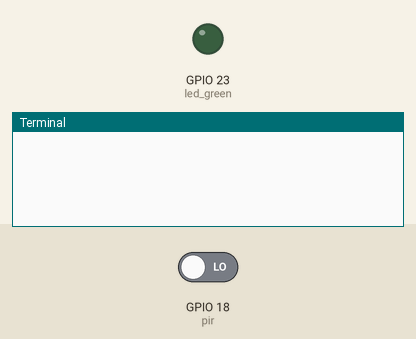
This program was run on a simulated Raspberry Pi (BCM pin numbers). On the bench: output pins drawn as LEDs (lit = HIGH), the last lines printed to the terminal. The test bench sets the inputs (shaded band); at power-on: GPIO 18 (pir) LOW. The clock reads 2024-03-15 10:24:30 at power-on unless the program sets it; the camera gives no picture and a still takes 0.5 s.

Above: at 1.2 s.
1.3 s: GPIO 18 (pir) driven HIGH
At 1.7 s:
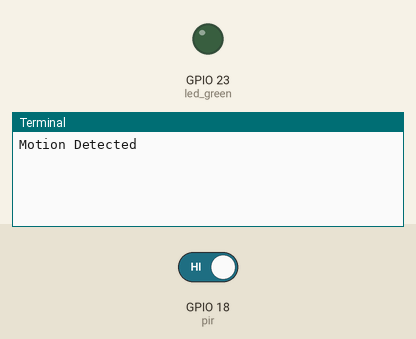
At 2.5 s:
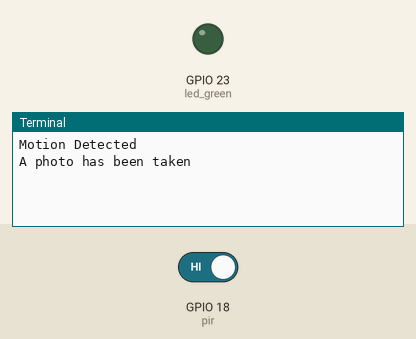

The program:

move_test.py
```python
import RPi.GPIO as GPIO
import time
from datetime import datetime
from picamera import PiCamera

pir = 18
led_green = 23
camera = PiCamera()

GPIO.setmode(GPIO.BCM)
GPIO.setup(pir, GPIO.IN)

while True:
    input_state = GPIO.input(pir)
    if input_state == True:
        print('Motion Detected')
        GPIO.setup(led_green, GPIO.OUT)
        now = datetime.now()
        ptime = now.strftime("%Y_%m_%d_%H%M%S")
        camera.start_preview(fullscreen=False,window=(100,20,640,480))
        camera.capture('/home/pi/Desktop/STUDY/image_%s.jpg' % ptime)
        print('A photo has been taken')
        time.sleep(10)
    else:
        GPIO.setup(led_green, GPIO.IN)
        camera.stop_preview()
```

Measured:
- after the input at 1.3 s, the terminal: prints a new line at once (image 1)
